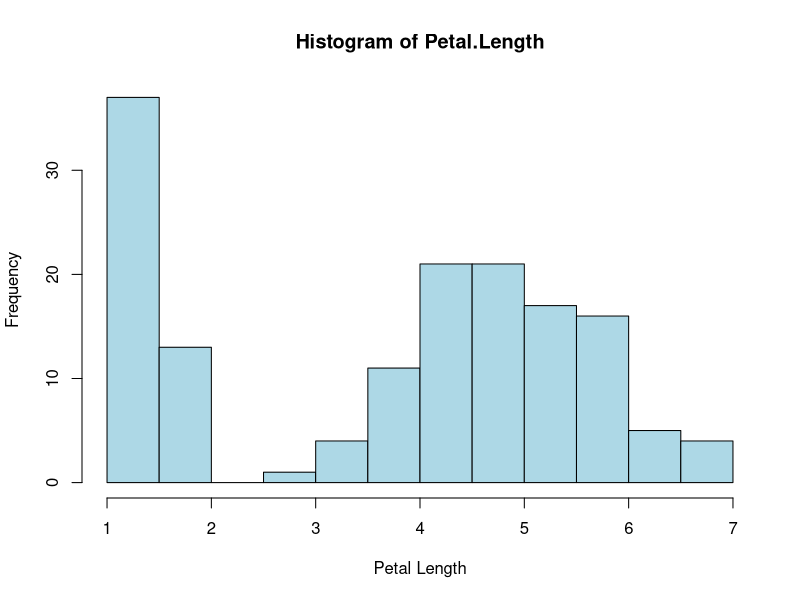
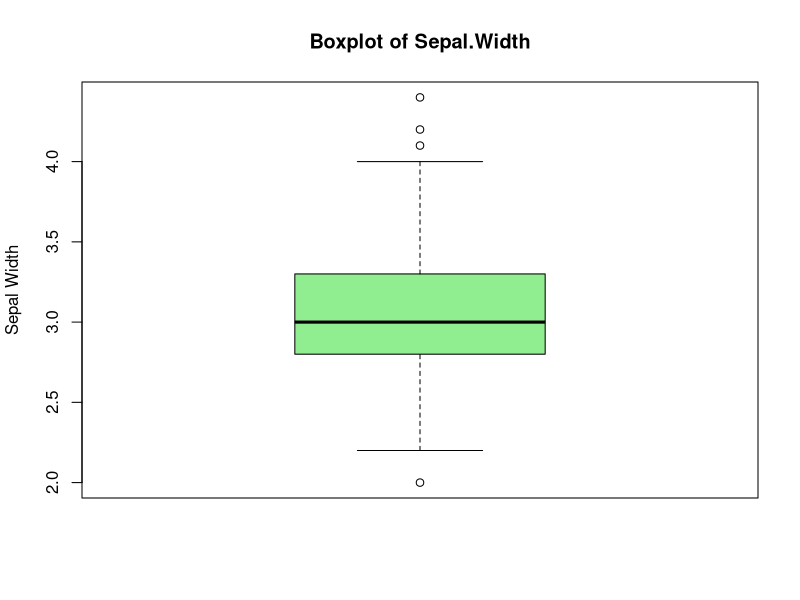
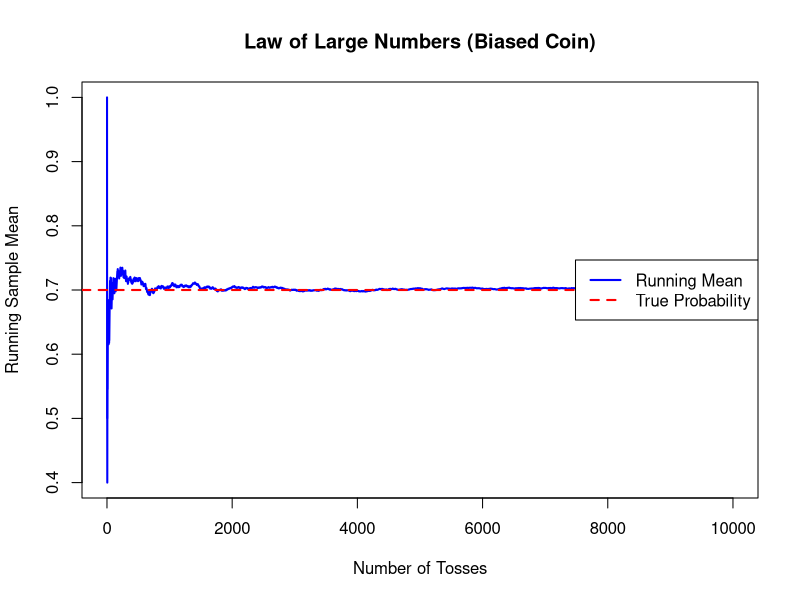
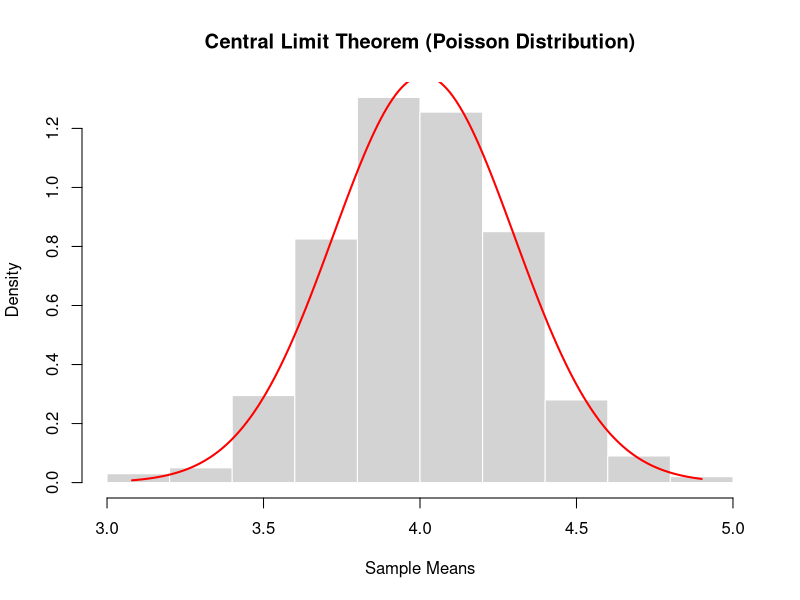
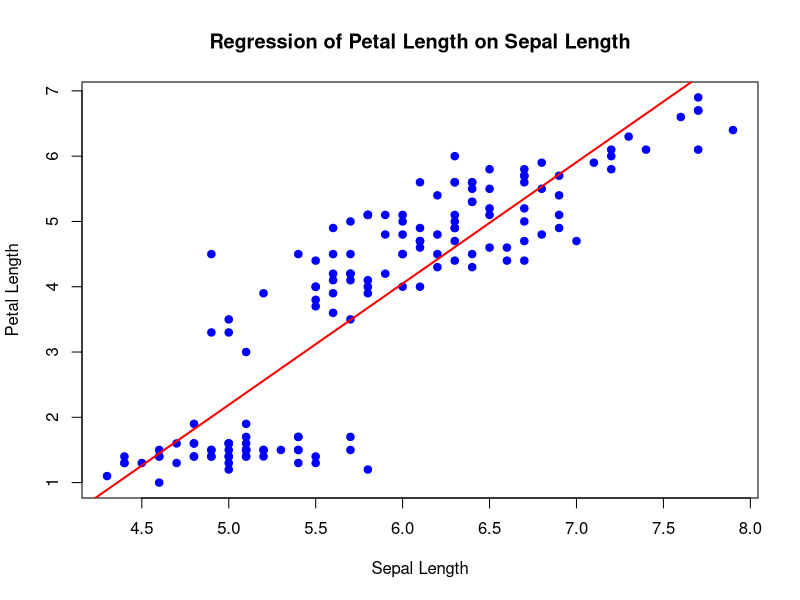

Recreate these plots in R, in order.
# 1. Create a data frame with 5 students
students <- data.frame(
  Name = c("Alice", "Bob", "Charlie", "David", "Eva"),
  Age = c(20, 22, 21, 23, 20),
  Marks = c(85, 67, 45, 78, 52)
)

# Display the data frame
print("Original Data Frame:")
print(students)

# 2. Find average marks
average_marks <- mean(students$Marks)
cat("Average Marks:", average_marks, "\n")

# Find maximum age
maximum_age <- max(students$Age)
cat("Maximum Age:", maximum_age, "\n")

# 3. Add Grade column based on marks
students$Grade <- ifelse(
  students$Marks >= 75, "A",
  ifelse(students$Marks >= 50 & students$Marks < 75, "B", "C")
)

# Display updated data frame
print("Data Frame with Grades:")
print(students)

 

#Exercise 2
# Load the iris dataset
data(iris)

# 1. Find the number of rows and columns
cat("Number of rows:", nrow(iris), "\n")
cat("Number of columns:", ncol(iris), "\n")

# 2. Get the first 6 rows
head(iris)

# 3. Find the mean, median, variance, and standard deviation of Sepal.Length
mean_sepal <- mean(iris$Sepal.Length)
median_sepal <- median(iris$Sepal.Length)
var_sepal <- var(iris$Sepal.Length)
sd_sepal <- sd(iris$Sepal.Length)

cat("Mean of Sepal.Length:", mean_sepal, "\n")
cat("Median of Sepal.Length:", median_sepal, "\n")
cat("Variance of Sepal.Length:", var_sepal, "\n")
cat("Standard Deviation of Sepal.Length:", sd_sepal, "\n")

# 4. Find how many flowers belong to each species
table(iris$Species)

# 5. Draw a histogram of Petal.Length
hist(iris$Petal.Length,
     main = "Histogram of Petal.Length",
     xlab = "Petal Length",
     col = "lightblue",
     border = "black")

# Draw a boxplot of Sepal.Width
boxplot(iris$Sepal.Width,
        main = "Boxplot of Sepal.Width",
        ylab = "Sepal Width",
        col = "lightgreen")



# Question solved 3
# Parameters
prior_disease <- 0.01        # P(D), prior probability of disease (5%)
true_positive <- 0.95        # P(T+|D), sensitivity
false_positive <- 0.05       # P(T+|¬D), false positive rate

# Complement probability (no disease)
prior_no_disease <- 1 - prior_disease

# Bayes' theorem
posterior_prob <- (true_positive * prior_disease) / 
  ((true_positive * prior_disease) + (false_positive * prior_no_disease))

# Convert to percentage
posterior_percent <- posterior_prob * 100

# Print results
cat("Posterior probability that a person has the disease given a positive test:", posterior_prob, "\n")
cat("In percentage:", posterior_percent, "%\n")

# Question 4 
#LAW OF LARGE NUMBERS (LLN) 
 set.seed(123) 
 n <- 10000
 p <- 0.7   # biased coin
 # Generate coin tosses (1 = head, 0 = tail)
   coin_tosses <- rbinom(n, size = 1, prob = p)
# Running sample mean
running_mean <- cumsum(coin_tosses) / seq_len(n)
# Plot running mean
 plot(running_mean,
             type = "l",
             col = "blue",
             lwd = 2,
             xlab = "Number of Tosses",
             ylab = "Running Sample Mean",
             main = "Law of Large Numbers (Biased Coin)")
# True probability line
abline(h = p, col = "red", lwd = 2, lty = 2) 
legend("right",
                legend = c("Running Mean", "True Probability"),
                col = c("blue", "red"),
                lty = c(1, 2),
                lwd = 2)

# CENTRAL LIMIT THEOREM (CLT) 
set.seed(456)
 
   lambda <- 4
 sample_size <- 50
 num_samples <- 1000
 
   # Generate 1000 sample means using replicate()
   sample_means <- replicate(
         num_samples,
         mean(rpois(sample_size, lambda))
     )

   # Plot histogram of sample means
   hist(sample_means,
               probability = TRUE,
               col = "lightgray",
               border = "white",
               main = "Central Limit Theorem (Poisson Distribution)",
               xlab = "Sample Means")
 
   # Overlay normal distribution curve
   x_vals <- seq(min(sample_means), max(sample_means), length.out = 200)
 normal_curve <- dnorm(
       x_vals,
       mean = mean(sample_means),
       sd = sd(sample_means)
   )
 
   lines(x_vals, normal_curve, col = "red", lwd = 2)

   
   
   
   
# Question 5
   # Linear Regression using iris data
    # Predict Petal.Length from Sepal.Length
     
     # Load built-in dataset
      data(iris)
   
   # Fit linear regression model
    model <- lm(Petal.Length ~ Sepal.Length, data = iris)
   
   # Display model summary
    summary(model)
   
   # Scatter plot of data
    plot(iris$Sepal.Length, iris$Petal.Length,
                main = "Regression of Petal Length on Sepal Length",
                xlab = "Sepal Length",
                ylab = "Petal Length",
                pch = 19,
                col = "blue")
   
     # Add regression line
      abline(model, col = "red", lwd = 2)
   
   
